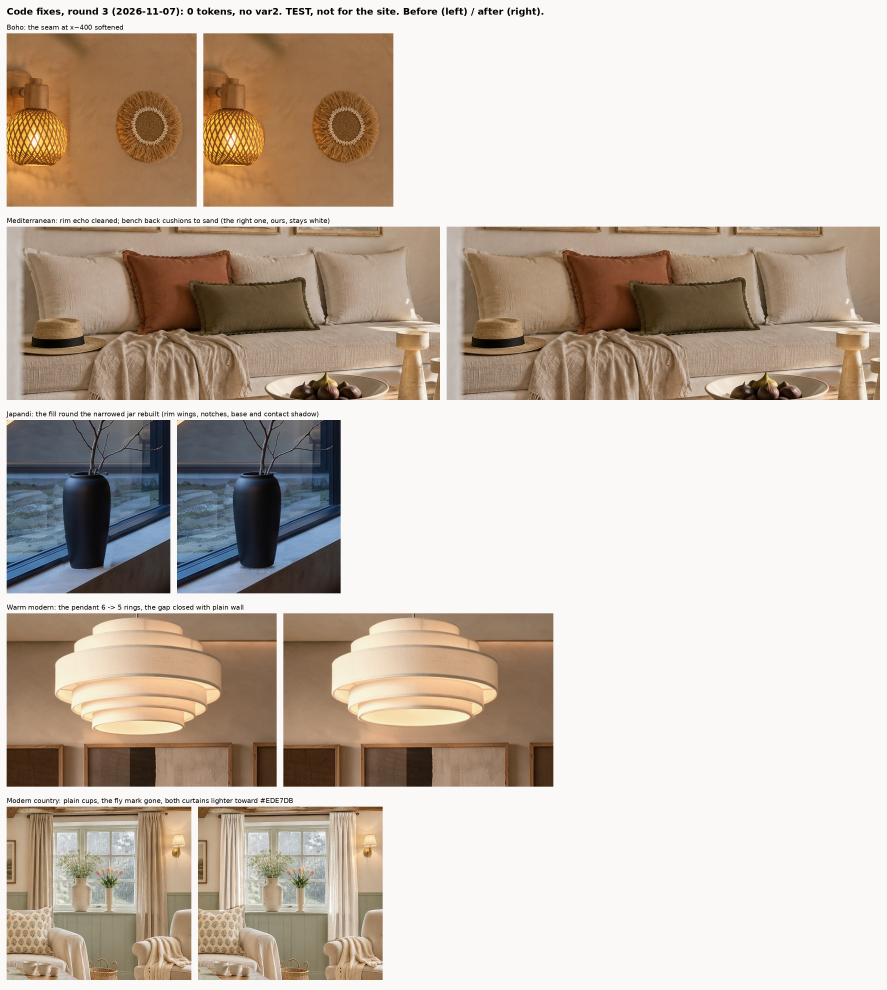
#> input picture assets/renders/editorial-phase-b-2026-11-06/codefix3-sheet.jpg, 2660 x 2970 px, given in place of nordic-A-fin-seedream.png, which was not available (shown at 1/3 size)
$ python fin2_codefix.py   (older library calls are emulated)
#> lines starting #> are read from the running program, lines starting #| are printed output that depends on the picture
### assets/renders/editorial-phase-b-2026-11-06/finish_phaseb.py
#!/usr/bin/env python3
"""
finish_phaseb.py: editorial phase B (briefs/render-editorial-phase-b-2026-11-06.md, ED2 / ED3), render-agent, 2026-11-06, 0 tokens.
  nordicA   the size fixes in code on the seedream finishing pass of Nordic A (QA: the travertine block wall lights 2.6-3x their 8 x 16,
            the pendant 50-65 cm for its 40): each wall light with its glow scaled about its centre (the glow as light added to the wall,
            the wall under it rebuilt from its surroundings with the wall's own grain); the pendant scaled about its cable's ceiling point
  finish    light finishing for the seven frames: a soft highlight knee per channel (0.90 -> 0.985), nothing else; raws stay in raw/
  sheet     the owner's 7-frame sheet with the locked M0 v6 small and a product list with quick fidelity notes per frame
"""
import json
import os
import sys

import cv2
import numpy as np
from PIL import Image, ImageDraw, ImageFont

HERE = os.path.dirname(os.path.abspath(__file__))
REPO = os.path.abspath(os.path.join(HERE, "..", "..", ".."))
RAW = os.path.join(HERE, "raw")
SCONCE_SCALE = 0.36
PENDANT_SCALE = 0.70
SUN_TOP = 548                     # the top of the sun stripes on the back wall in the Nordic A seedream frame (px)


def s2l(x):
    return np.where(x <= 0.04045, x / 12.92, ((np.clip(x, 0, None) + 0.055) / 1.055) ** 2.4)


def l2s(x):
    return np.where(x <= 0.0031308, x * 12.92, 1.055 * np.power(np.clip(x, 0, None), 1 / 2.4) - 0.055)


def load01(p):
    return np.asarray(Image.open(p).convert("RGB")).astype(np.float32) / 255


# [18 lines left out: function fill, not called in this run]


def body_bbox(img, box):
    """the wall light's body in a rough box: the textured, brighter-than-wall block (largest component of high local contrast)"""
    x0, y0, x1, y1 = box
    sub = img[y0:y1, x0:x1]
    L = cv2.cvtColor(sub, cv2.COLOR_RGB2LAB)[..., 0]
    tex = cv2.GaussianBlur(np.abs(L - cv2.GaussianBlur(L, (0, 0), 2)), (0, 0), 4)
    m = (tex > np.percentile(tex, 70)).astype(np.uint8)
    m = cv2.morphologyEx(m, cv2.MORPH_CLOSE, np.ones((9, 9), np.uint8))
    n, lab, st, _ = cv2.connectedComponentsWithStats(m)
    k = 1 + int(np.argmax(st[1:, cv2.CC_STAT_AREA]))
    x, y, w, h, _ = st[k]
    return x0 + x, y0 + y, x0 + x + w, y0 + y + h


# [81 lines left out: function nordic_a, not called in this run]


def knee(x, k=0.90, top=0.985):
    return np.where(x > k, k + (top - k) * np.tanh((x - k) / (top - k)), x)


FRAMES = [("nordic-A-fin", "raw/nordic-A-fin-codefix.png", "Nordic A, finished", "gpt base + seedream pass + code (lights x0.36, pendant x0.70)"),
          ("nordic-B-fin", "raw/nordic-B-fin-seedream.png", "Nordic B, finished", "nano-banana-2 base + seedream-5-pro pass"),
          ("warm-modern-A-fin", "raw/warm-modern-A-fin-seedream.png", "Warm modern A, finished", "gpt-image-2-5 base + seedream-5-pro pass"),
          ("boho-A", "raw/boho-A-gpt-image-2-5.png", "Boho A", "gpt-image-2-5 sunburst"),
          ("mediterranean-A", "raw/mediterranean-A-gpt-image-2-5.png", "Mediterranean A", "gpt-image-2-5 sunburst"),
          ("modern-country-A", "raw/modern-country-A-gpt-image-2-5.png", "Modern country A", "gpt-image-2-5 sunburst"),
          ("japandi-A", "raw/japandi-A-nano-banana-2.png", "Japandi A", "nano-banana-2")]


# [56 lines left out: functions finish, sheet, not called in this run]


# [8 lines that do not run on import are left out]

### assets/renders/editorial-phase-b-2026-11-06/fin2_codefix.py
#!/usr/bin/env python3
"""
fin2_codefix.py: QA's zero-token code fixes on editorial phase B (qa/reports/2026-11-06-editorial-phase-b-fidelity.md), render-agent, 2026-11-06.
New files only (-fin2); the -fin files and the raws stay as they are.
  nordicA  the code-fix traces in Nordic A: (1) round the right wall light, the light hard-edged rectangle (the old lamp's footprint) and the
           old lamp's shading / the bite in the sun strip under it: the wall rebuilt as a smooth (harmonic) field from the plain wall round it,
           the lamp's own light and shading (measured on the seedream raw against that field) scaled x0.36 about its centre like the body, the
           sun stripes kept with the ambient change added; (2) under the pendant, the soft dark and pale patches: the low frequencies of the
           old pendant's hole re-solved as a harmonic field from its rim, the fill's fine grain kept
  wm       Warm modern A: the floor lamp's polished brass to the card's satin (matte) brass, #B8924E: highlights compressed, reflections
           smoothed along the part, saturation eased; nothing else
  boho     Boho A: the raffia sun to its card's 30 cm (x0.50 about its centre; it read about x2 against the frames), the wall behind
           refilled (harmonic low frequencies from the rim + plaster grain synthesised band by band to the wall's own measured spectrum),
           a soft contact shadow for the new size
  crops    before / after crops (100 %) for QA
"""
import json
import os
import sys

import cv2
import numpy as np
from PIL import Image, ImageDraw, ImageFont

HERE = os.path.dirname(os.path.abspath(__file__))
sys.path.insert(0, HERE)
from finish_phaseb import s2l, l2s, load01, knee, body_bbox, SCONCE_SCALE  # noqa: E402

RAW = os.path.join(HERE, "raw")
CROPS = os.path.join(HERE, "fin2-before-after")
REC = os.path.join(HERE, "fin2-codefix.json")


# [4 lines left out: function save8, not called in this run]


def lum(lin):
    return lin[..., 0] * 0.2126 + lin[..., 1] * 0.7152 + lin[..., 2] * 0.0722


# [32 lines left out: functions nblur, harmonic, not called in this run]


# ----------------------------------------------------------------------------------------------------------------------------------
def nordic_a():
    O = load01(os.path.join(RAW, "nordic-A-fin-seedream.png"))
    C = load01(os.path.join(RAW, "nordic-A-fin-codefix.png"))
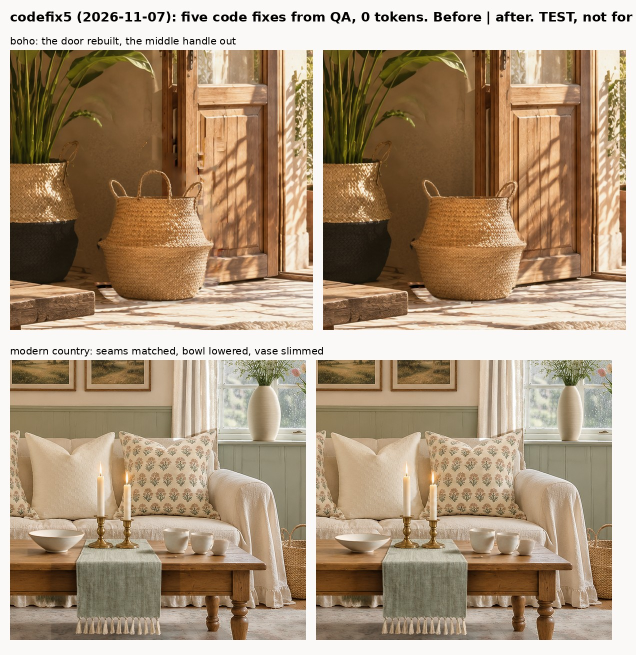
#> input picture assets/renders/editorial-phase-b-2026-11-06/codefix5-sheet.jpg, 1272 x 1310 px, given in place of nordic-A-fin-codefix.png, which was not available (shown at 1/2 size)
    H, W = O.shape[:2]
#> H = 2970; W = 2660
    Ol, Cl = s2l(O), s2l(C)
#> in s2l, `return np.where(x <= 0.04045, x / 12.92, ((np.clip(x, 0, None) + 0.055..`:
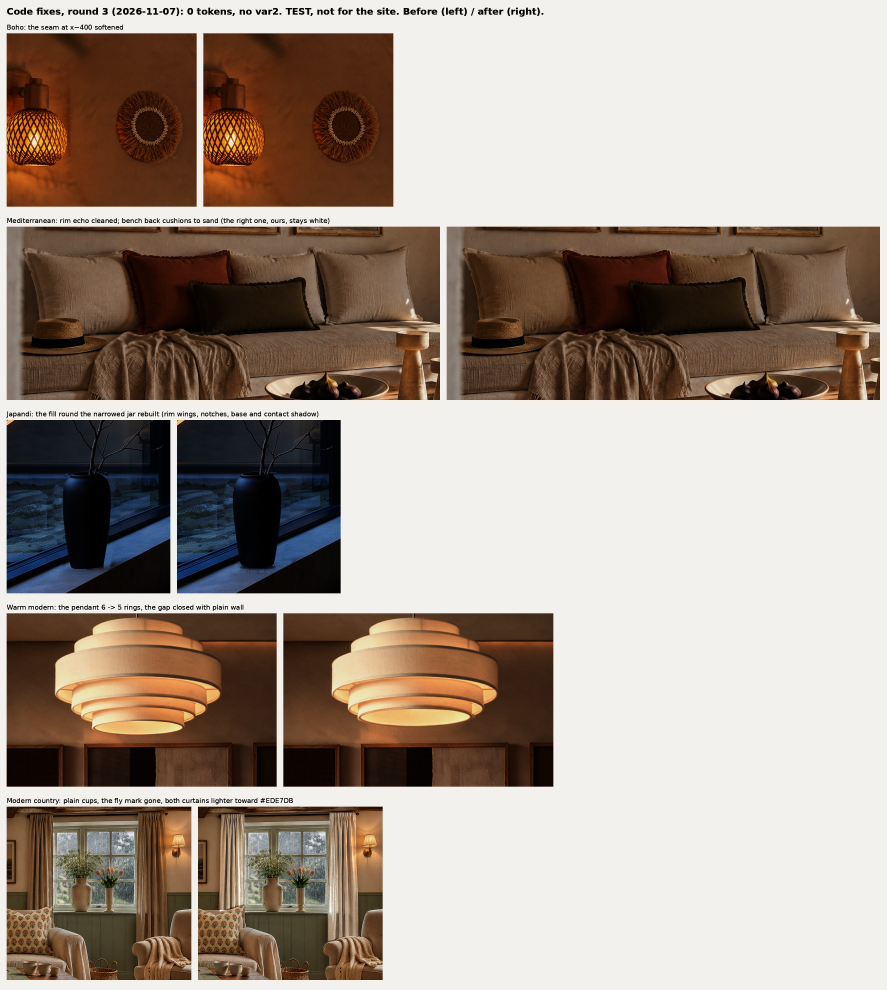
#> returned value: shape (2970, 2660, 3) float32 (shown at 1/3 size); mean of channels 0, 1, 2 0.671, 0.621, 0.566; drawn as R, G, B
#> in s2l (call 2), `return np.where(x <= 0.04045, x / 12.92, ((np.clip(x, 0, None) + 0.055..`:
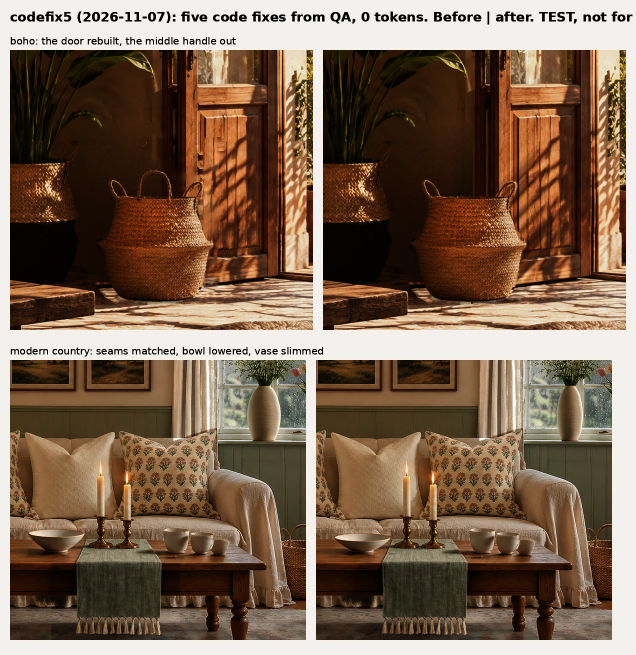
#> returned value: shape (1310, 1272, 3) float32 (shown at 1/2 size); mean of channels 0, 1, 2 0.488, 0.396, 0.319; drawn as R, G, B
    yy, xx = np.mgrid[0:H, 0:W]
    rec = {}
    # ---- (1) the right wall light ------------------------------------------------------------------------------------------------
    bx0, by0, bx1, by1 = body_bbox(O, (2020, 300, 2180, 600))        # the same body the first code fix found: 2048-2146 x 332-563
#> in body_bbox, `L = cv2.cvtColor(sub, cv2.COLOR_RGB2LAB)[..., 0]`: L: shape (300, 160) float32; every value is 97.79
#> in body_bbox, `tex = cv2.GaussianBlur(np.abs(L - cv2.GaussianBlur(L, (0, 0), 2)), (0,..`: tex: shape (300, 160) float32; every value is 0
#> in body_bbox, `m = (tex > np.percentile(tex, 70)).astype(np.uint8)`: m: shape (300, 160); every value is 0
#> in body_bbox, `n, lab, st, _ = cv2.connectedComponentsWithStats(m)`: n = 1; st = [[0, 0, 160, 300, 48000]]
    cx, cy = 0.5 * (bx0 + bx1), 0.5 * (by0 + by1)
    X0, Y0, X1, Y1 = 1942, 168, 2322, 720                             # plain wall: right of the art frame, left of the door casing
    Z = np.zeros((H, W), bool)
    Z[205:600, 1996:2296] = True                                      # where the old lamp's light and shading reach (and the old rectangle)
    Z[239:572, 1989:2205] = True
    Z[560:662, 2030:2112] = True                                      # and its downlight on the wall left of the sun stripe
    body = np.zeros((H, W), bool)
    body[by0 - 4:by1 + 5, bx0 - 4:bx1 + 5] = True
    LO = cv2.cvtColor((O * 255).astype(np.uint8), cv2.COLOR_RGB2LAB)[..., 0].astype(np.float32) * 100 / 255
    LOb = cv2.GaussianBlur(LO, (0, 0), 1.5)
    # sun: the stripes are 80-90 L* against a 55-65 wall; a soft weight across the penumbra
    sun_w = np.clip((LOb - 66.0) / 8.0, 0, 1)
    sun_w[:540] = 0
    # under the old lamp, its downlight merged with the stripe into a bright lobe flat-topped at the lamp's bottom (x 2058-2135, y 561-600,
    # fading by y 660): the lobe is lamp light (scaled with the lamp below), the stripe keeps its own edges: its top as read on
    # x 2150-2200 (y = 586 + 0.38 (x - 2150)) and its left edge at x 2100 (read on y 600-650), 5 / 4 px penumbra; the sun is never extended
    ytop = 586 + 0.38 * (xx - 2150)
    lim = np.clip((yy - ytop) / 5.0 + 0.5, 0, 1) * np.clip((xx - 2100) / 4.0 + 0.5, 0, 1)
    under = (xx >= 2030) & (xx < 2150) & (yy < 662)
    sun_w = np.where(under, sun_w * lim, sun_w)
    sun_core = sun_w > 0.02
    edges = np.abs(cv2.Laplacian(cv2.GaussianBlur(LO, (0, 0), 1.2), cv2.CV_32F, ksize=3)) > 4.0
    edges = cv2.dilate(edges.astype(np.uint8), np.ones((7, 7), np.uint8)).astype(bool)
    wall_O = ~(sun_core | body)
    WO, den = nblur(Ol, wall_O.astype(np.float32), 10)               # the wall's light without the sun stripes and the old body
    # the clean wall: harmonic from the plain wall round Z, solved on the box (its border reflects)
    sl = (slice(Y0, Y1), slice(X0, X1))
    known = (~Z & (den > 0.35) & ~edges)[sl]
    B = Ol.copy()
    B[sl] = harmonic(np.where(known[..., None], WO[sl], 0), known)
    WOs = np.where((den > 0.25)[..., None], WO, B)
    # the lamp's own effect on the wall (glow > 1, its shading < 1), inside Z only, scaled about the lamp's centre like the body
    wz = cv2.GaussianBlur(Z.astype(np.float32), (0, 0), 14)[..., None]
    E = 1 + (np.clip(WOs / np.maximum(B, 1e-5), 0.3, 4.0) - 1) * wz
    A = np.array([[SCONCE_SCALE, 0, cx - SCONCE_SCALE * cx], [0, SCONCE_SCALE, cy - SCONCE_SCALE * cy]], np.float32)
    Es = 1 + cv2.warpAffine(E - 1, A, (W, H), flags=cv2.INTER_LINEAR, borderValue=0)
    T = B * Es
    # grain: the seedream wall's own fine grain (O / its sigma-2.5 blur); in a band 16 px round the old body (its rim light and contact
    # shadow) the same wall's grain from 150 px to the right (plain wall in shade), feathered
    G = np.clip(Ol / np.maximum(nblur(Ol, wall_O.astype(np.float32), 2.5)[0], 1e-5), 0.7, 1.4)
    band = cv2.dilate(body.astype(np.uint8), np.ones((33, 33), np.uint8)).astype(bool)
    Gd = np.roll(G, -150, axis=1)
    fb = cv2.GaussianBlur(band.astype(np.float32), (0, 0), 3)[..., None]
    G = G * (1 - fb) + Gd * fb
    sw = np.where(band[..., None], 0, sun_w[..., None])
    sw = np.maximum(sw, (sun_w * under)[..., None] * (~body)[..., None])
    new_wall = T * G
    new_sun = Ol + (T - WOs)
    new = (1 - sw) * new_wall + sw * new_sun
    M = cv2.dilate(Z.astype(np.uint8), np.ones((9, 9), np.uint8)).astype(np.float32)
    inbox = np.zeros((H, W), bool)
    inbox[sl] = True
    M = cv2.GaussianBlur(M, (0, 0), 6)[..., None] * inbox[..., None]
    out = Cl * (1 - M) + new * M
    # the small body, as the first code fix placed it
    bm = np.zeros((H, W), np.float32)
    bm[by0:by1, bx0:bx1] = 1
    bal = cv2.GaussianBlur(bm, (0, 0), 0.7)
    body_a = np.clip(cv2.warpAffine(bal, A, (W, H), flags=cv2.INTER_AREA), 0, 1)[..., None]
    out = out * (1 - body_a) + Cl * body_a
    rec["right_wall_light"] = dict(body_px=[int(bx0), int(by0), int(bx1), int(by1)], scale=SCONCE_SCALE, centre=[round(cx, 1), round(cy, 1)],
                                   rebuilt_px=[1989, 205, 2296, 662], sun_stripe_under_lamp="top y = 586 + 0.38 (x - 2150), left edge x 2100 (cut only; the lobe was the old downlight)",
                                   how="harmonic clean wall from the plain wall round it (x 1942-2322, y 168-668); the lamp's light and shading "
                                       "(seedream wall / clean wall) scaled x0.36 about its centre; the wall's own fine grain (a 16 px band round the "
                                       "old body takes it from 150 px right); sun stripes kept with the ambient change added; small body pasted back")
    # ---- (2) under the pendant ---------------------------------------------------------------------------------------------------
    hole = np.zeros((H, W), np.uint8)
    cv2.ellipse(hole, (1362, 200), (216, 106), 0, 0, 360, 1, -1)
    hole = cv2.dilate(hole, np.ones((7, 7), np.uint8))
    hole = cv2.dilate(hole, np.ones((15, 15), np.uint8)).astype(bool)          # the first fix's hole
    hole[235:336, 1110:1250] = True                                            # and the left wall light's old up-glow corner that meets it
    hole[280:346, 1240:1660] = True                                            # and down to the art's top edges (the first fill bled there)
    # the new (x0.70) pendant and its cable, and the art frames (their top edges read per column on the frame): kept out
    pend = np.zeros((H, W), np.uint8)
    cv2.ellipse(pend, (1362, int(200 * 0.70)), (int(216 * 0.70) + 8, int(106 * 0.70) + 8), 0, 0, 360, 1, -1)
    pend[0:150, 1348:1377] = 1
    pend = pend.astype(bool)
    frames = ((xx >= 1252) & (xx <= 1452) & (yy >= 339 - 0.05 * (xx - 1260) - 3)) | ((xx >= 1468) & (yy >= 328 - 0.047 * (xx - 1480) - 3))
    frames |= yy >= 345
    LC = cv2.cvtColor((np.clip(l2s(out), 0, 1) * 255).astype(np.uint8), cv2.COLOR_RGB2LAB)[..., 0].astype(np.float32) * 100 / 255
    edgesC = np.abs(cv2.Laplacian(cv2.GaussianBlur(LC, (0, 0), 1.2), cv2.CV_32F, ksize=3)) > 4.0
    edgesC = cv2.dilate(edgesC.astype(np.uint8), np.ones((7, 7), np.uint8)).astype(bool)
    zone = hole & ~pend & ~frames
    zone_d = cv2.dilate(zone.astype(np.uint8), np.ones((5, 5), np.uint8)).astype(bool) & ~pend & ~frames
    wallC = ~(pend | frames | edgesC)
    CL, denc = nblur(out, wallC.astype(np.float32), 10)
    sp = (slice(0, 360), slice(1040, 1700))
    known = (~zone_d & wallC & (denc > 0.35))[sp]
    TP = harmonic(np.where(known[..., None], CL[sp], 0), known)
    # the zone: the harmonic field times the fine grain only (out / its sigma-2.5 blur), so the mid-size remnants (the old shade's lit edge
    # at x 1170-1210) go too
    Gc = np.clip(out / np.maximum(nblur(out, wallC.astype(np.float32), 2.5)[0], 1e-5), 0.8, 1.25)
    newz = out.copy()
    newz[sp] = TP * Gc[sp]
    Mz = cv2.GaussianBlur(zone_d.astype(np.float32), (0, 0), 5)[..., None] * (~(pend | frames))[..., None]
    out = out * (1 - Mz) + newz * Mz
    rec["pendant_zone"] = dict(hole="the first fix's hole (ellipse (1362, 200) axes (216, 106) grown 7 + 15 px) and x 1110-1250 y 235-336, "
                                    "and x 1240-1660 y 280-346, minus the x0.70 pendant, cable and the art (top edges per column)",
                               how="replaced by a harmonic field from its rim times the fill's own fine grain (ratio to its sigma-2.5 blur)")
    o8 = save8(l2s(out), os.path.join(RAW, "nordic-A-fin2-codefix.png"))
    # nothing else moved: outside the two zones the file equals the -fin code fix
    moved = np.abs(o8.astype(np.int16) - (C * 255 + 0.5).astype(np.int16)).max(2) > 2
    allowed = cv2.dilate((M[..., 0] > 0.002).astype(np.uint8) | (Mz[..., 0] > 0.002).astype(np.uint8), np.ones((5, 5), np.uint8)).astype(bool)
    rec["nothing_else_moved"] = dict(px_changed_outside_zones=int((moved & ~allowed).sum()), px_changed_inside=int((moved & allowed).sum()))
    return rec


# ----------------------------------------------------------------------------------------------------------------------------------
# [45 lines left out: function warm_modern, not called in this run]


# ----------------------------------------------------------------------------------------------------------------------------------
BOHO_SCALE = 0.42      # frame height 403 px; if the generic frames are 50 x 70 that is 5.76 px/cm: the sun read 407 px = 71 cm, 30 cm = 173 px


# [128 lines left out: functions boho, finish_fin2, crops, not called in this run]


if __name__ == "__main__":
    what = sys.argv[1:] or ["all"]
    R = json.load(open(REC)) if os.path.exists(REC) else dict(date="2026-11-06", by="render-agent", qa="qa/reports/2026-11-06-editorial-phase-b-fidelity.md",
                                                              tokens=0, note="TEST, not for the site; new files only")
    if "nordicA" in what or "all" in what:
#> (the run stopped early here; a loop or call above may not have finished)
